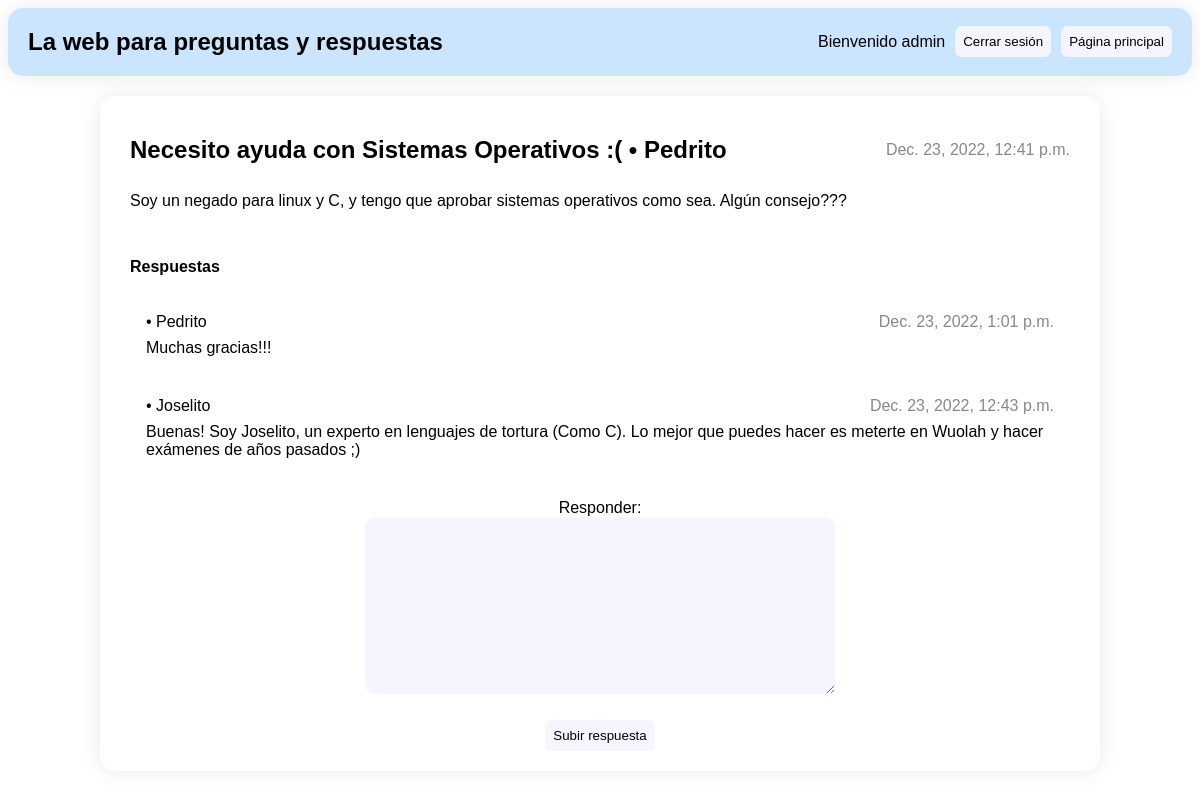
Page /preguntas/6 (signed in) on the committed database.
### preguntas/models.py (models this page shows, shortened)
class Pregunta(models.Model):
    id = models.BigAutoField(primary_key=True)
    titulo = models.CharField(max_length=250)
    texto = models.CharField(max_length=5000)
    fecha = models.DateTimeField(auto_now_add=True)
    autor = models.ForeignKey(settings.AUTH_USER_MODEL, on_delete=models.CASCADE)
    def getRespuestas(self):
        return Respuesta.objects.filter(pregunta=self)

class Respuesta(models.Model):
    id = models.BigAutoField(primary_key=True)
    texto = models.CharField(max_length=5000)
    fecha = models.DateTimeField(auto_now_add=True)
    autor = models.ForeignKey(settings.AUTH_USER_MODEL, on_delete=models.CASCADE)
    pregunta = models.ForeignKey(Pregunta, on_delete=models.CASCADE)

### preguntas/views.py (the view)
# urls.py: path('<int:N>', views.preguntaN, name='preguntaN'),
@login_required(login_url='preguntas:login')
@require_GET
def preguntaN(request, N):
    pregunta = Pregunta.objects.get(pk=N)
    if not pregunta:
        return HttpResponseBadRequest("La pregunta no existe")
    pregunta = Pregunta.objects.get(pk=N)
    respuestas = pregunta.getRespuestas().order_by('-fecha')
    respuestaForm = RespuestaForm()
    return render(request, 'preguntas/preguntaN.html', {'pregunta':pregunta, 'respuestas':respuestas, 'respuesta_form': respuestaForm})

### preguntas/forms.py
class RespuestaForm(forms.Form):
    texto = forms.CharField(label='Responder', max_length=5000, widget=forms.Textarea)

### preguntas/templates/preguntas/preguntaN.html (shortened to what this page needs)
{% extends 'preguntas/base.html' %}
{% block content %}
    <div class="pregunta-heading">
        <h2>{{ pregunta.titulo }} • {{ pregunta.autor }}</h2>
        <div class="fecha">{{ pregunta.fecha }}</div>
    </div>
    {{ pregunta.texto }}
    <div class="respuestas">
        {% if not respuestas %}
            <h4>Todavía no hay respuestas</h4>
        {% else %}
            <h4>Respuestas</h4>
            {% for r in respuestas %}
                <div class="pregunta">
                    <div class="pregunta-heading">
                        <div class="titulo-autor">• {{ r.autor }}</div>
                        <div class="fecha">{{ r.fecha }}</div>
                    </div>
                    {{ r.texto }}
                </div>
            {% endfor %}
        {% endif %}
    </div>
    <form action="{% url 'preguntas:respuestaPreguntaN' N=pregunta.pk %}" method="post" class="pregunta-form">
        {{ respuesta_form }}
        <button type="submit">Subir respuesta</button>
    </form>
{% endblock %}

### preguntas/templates/preguntas/base.html (shortened to what this page needs)
{% load static %}
<!DOCTYPE html>
<html lang="en">
<head>
    <link rel="stylesheet" href="{% static 'style.css' %}">
</head>
<body>
    <nav>
        <h1>La web para preguntas y respuestas</h1>
        <div class="toolbar">
        {% if request.user.username %}
            Bienvenido {{ request.user.username }}
            <a href="{% url 'preguntas:logout' %}"><button>Cerrar sesión</button></a>
            <a href="{% url 'preguntas:index' %}"><button>Página principal</button></a>
        {% else %}
            No autenticado
            <a href="{% url 'preguntas:login' %}"><button>Iniciar sesión</button></a>
        {% endif %}
        </div>
    </nav>
    <main>
        {% block content %}{% endblock %}
    </main>
</body>
</html>

### preguntas/static/style.css (style rules this page uses)
*, *::after, *::before { box-sizing: border-box; font-family: Arial, Helvetica, sans-serif; }
nav { width: 100%; padding-left: 20px; padding-right: 20px; display: flex; align-items: center; background-color: #cce5ff; border-radius: 15px; filter: drop-shadow(0 0 10px #00000015); }
h1 { min-width: max-content; }
.toolbar { width: 100%; display: flex; justify-content: flex-end; gap: 10px; align-items: center; }
button { padding: 0.6em; border-radius: 7px; border: none; background-color: #F5F5FF; }
body { display: flex; flex-direction: column; align-items: center; }
main { margin-top: 20px; padding: 20px 30px; min-width: 800px; max-width: 1000px; background-color: white; border-radius: 15px; filter: drop-shadow(0 0 10px #00000015); }
.pregunta { margin-bottom: 0.5em; padding: 1em; border-radius: 12px; }
.pregunta-heading { display: flex; margin-bottom: 0.5em; }
.pregunta-heading > h2 { min-width: max-content; }
.titulo-autor { min-width: max-content; }
.fecha { width: 100%; color: #888888; display: flex; justify-content: flex-end; align-items: center; }
.pregunta-form { display: flex; flex-direction: column; align-items: center; }
.pregunta-form > textarea, .pregunta-form > input { width: 50%; max-width: 50%; min-width: 50%; padding: 1em; border-radius: 10px; border: none; background-color: #F5F5FF; }
.pregunta-form > label { margin-top: 1em; }
.pregunta-form > button { margin-top: 2em; }
.respuestas { margin-top: 3em; }

### rows in the picture
Pregunta: titulo "Necesito ayuda con Sistemas Operativos :(", autor "Pedrito", fecha "Dec. 23, 2022, 12:41 p.m.", texto "Soy un negado para linux y C, y tengo que aprobar sistemas operativos como sea. Algún consejo???"
Respuesta: autor "Pedrito", fecha "Dec. 23, 2022, 1:01 p.m.", texto "Muchas gracias!!!"
Respuesta: autor "Joselito", fecha "Dec. 23, 2022, 12:43 p.m.", texto "Buenas! Soy Joselito, un experto en lenguajes de tortura (Como C). Lo mejor que puedes hacer es meterte en Wuolah y hacer exámenes de años pasados ;)"

### other values in the picture
{{ request.user.username }} "admin"
